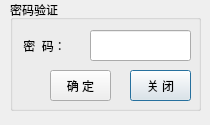
<ui version="4.0" >
 <class>CheckPwd</class>
 <widget class="QDialog" name="CheckPwd" >
  <property name="windowModality" >
   <enum>Qt::NonModal</enum>
  </property>
  <property name="geometry" >
   <rect>
    <x>0</x>
    <y>0</y>
    <width>210</width>
    <height>125</height>
   </rect>
  </property>
  <property name="contextMenuPolicy" >
   <enum>Qt::DefaultContextMenu</enum>
  </property>
  <property name="acceptDrops" >
   <bool>false</bool>
  </property>
  <property name="windowTitle" >
   <string>输入用户名密码</string>
  </property>
  <property name="windowIcon" >
   <iconset>
    <normaloff>:/img/images/user.png</normaloff>:/img/images/user.png</iconset>
  </property>
  <property name="styleSheet" >
   <string notr="true" >font: 12pt "Sans Serif";</string>
  </property>
  <widget class="QGroupBox" name="groupBox" >
   <property name="geometry" >
    <rect>
     <x>10</x>
     <y>0</y>
     <width>191</width>
     <height>111</height>
    </rect>
   </property>
   <property name="title" >
    <string>密码验证</string>
   </property>
   <widget class="QPushButton" name="btn_ok" >
    <property name="geometry" >
     <rect>
      <x>40</x>
      <y>70</y>
      <width>61</width>
      <height>31</height>
     </rect>
    </property>
    <property name="text" >
     <string>确 定</string>
    </property>
    <property name="default" >
     <bool>true</bool>
    </property>
   </widget>
   <widget class="QPushButton" name="btn_close" >
    <property name="geometry" >
     <rect>
      <x>120</x>
      <y>70</y>
      <width>61</width>
      <height>31</height>
     </rect>
    </property>
    <property name="text" >
     <string>关 闭</string>
    </property>
    <property name="default" >
     <bool>true</bool>
    </property>
   </widget>
   <widget class="QLineEdit" name="txt_password" >
    <property name="geometry" >
     <rect>
      <x>80</x>
      <y>30</y>
      <width>101</width>
      <height>31</height>
     </rect>
    </property>
    <property name="echoMode" >
     <enum>QLineEdit::PasswordEchoOnEdit</enum>
    </property>
   </widget>
   <widget class="QLabel" name="label_2" >
    <property name="geometry" >
     <rect>
      <x>10</x>
      <y>30</y>
      <width>61</width>
      <height>31</height>
     </rect>
    </property>
    <property name="text" >
     <string> 密  码：</string>
    </property>
   </widget>
  </widget>
 </widget>
 <tabstops>
  <tabstop>txt_password</tabstop>
  <tabstop>btn_ok</tabstop>
  <tabstop>btn_close</tabstop>
 </tabstops>
 <resources>
  <include location="img.qrc" />
 </resources>
 <connections/>
</ui>
